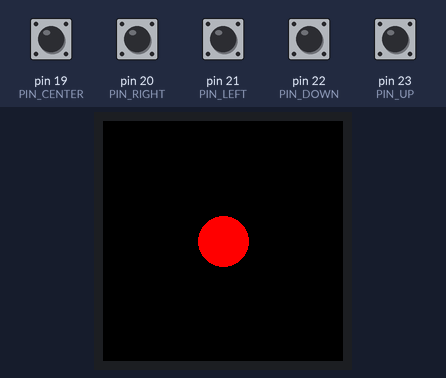
Simulated run of this sketch. Board: Arduino Mega 2560, built for the host (arithmetic inside an expression is 32-bit, double 64-bit). Shown: 240×240 colour display. The test bench sets the inputs (shaded band); at power-on: pin 19 (PIN_CENTER), pin 20 (PIN_RIGHT), pin 21 (PIN_LEFT), pin 22 (PIN_DOWN), pin 23 (PIN_UP) HIGH.

Above: at 1.4 s.
1.5 s: pin 20 (PIN_RIGHT) pulled LOW for 1 s
At 2.5 s:
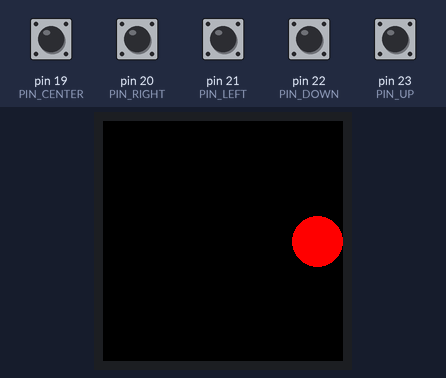
4.0 s: pin 19 (PIN_CENTER) pulled LOW for 0.15 s
At 4.7 s:
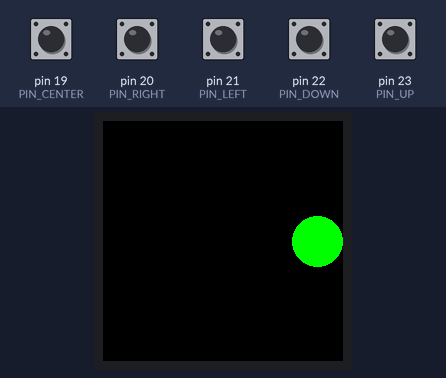
5.6 s: pin 19 (PIN_CENTER) pulled LOW for 1 s
At 5.9 s:
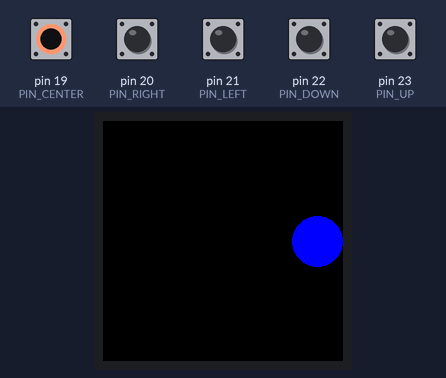
8.1 s: pin 19 (PIN_CENTER) pulled LOW for 0.15 s
At 8.5 s:
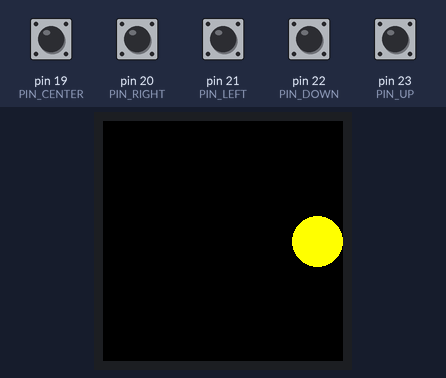
9.7 s: pin 19 (PIN_CENTER) pulled LOW for 0.15 s
At 10.9 s:
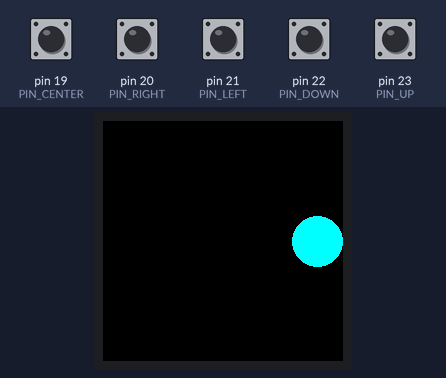
11.3 s: pin 19 (PIN_CENTER) pulled LOW for 1 s
At 12.2 s:
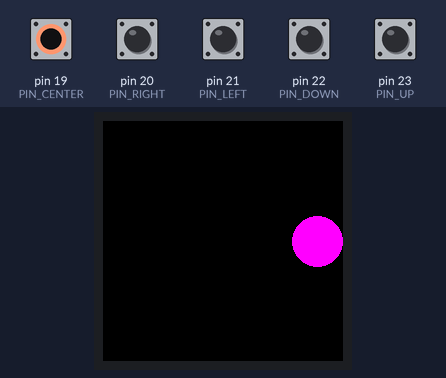
Timing chart, 0 to 14.3 s (numbered marks = the images above; inputs shaded):
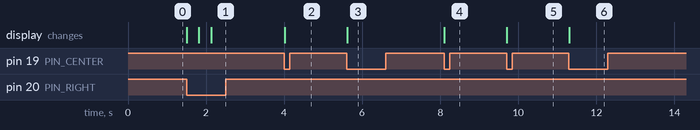

Measured:
- after the input at 1.5 s, the display: first changes at once (image 1 shows a later state)
- after the input at 4.0 s, the display: changes at once (image 2)
- after the input at 5.6 s, the display: changes at once (image 3)
- after the input at 8.1 s, the display: changes at once (image 4)
- after the input at 9.7 s, the display: changes at once (image 5)
- after the input at 11.3 s, the display: changes at once (image 6)

The sketch:

part5.ino
```cpp
#include <SPI.h>
#include <Adafruit_GFX.h>
#include <Adafruit_ST7789.h>
#include <Adafruit_ST7735.h>
// LCD pins
#define TFT_SCLK 6
#define TFT_MOSI 7
#define TFT_DC   1
#define TFT_CS   0
#define TFT_RST  3

// Nav switch pins (active LOW)
#define PIN_UP     23
#define PIN_DOWN   22
#define PIN_LEFT   21
#define PIN_RIGHT  20
#define PIN_CENTER 19

#define SCREEN_W 240
#define SCREEN_H 240
#define RADIUS   25
#define STEP     3

Adafruit_ST7789 tft = Adafruit_ST7789(&SPI, TFT_CS, TFT_DC, TFT_RST);

const uint16_t colors[] = {
  ST77XX_RED, ST77XX_GREEN, ST77XX_BLUE,
  ST77XX_YELLOW, ST77XX_CYAN, ST77XX_MAGENTA, ST77XX_WHITE
};
const int NUM_COLORS = sizeof(colors) / sizeof(colors[0]);

int ballX = SCREEN_W / 2;
int ballY = SCREEN_H / 2;
int colorIdx = 0;
bool lastCenter = false;

void drawBall(int x, int y, uint16_t c) {
  tft.fillCircle(x, y, RADIUS, c);
}

void setup() {
  pinMode(PIN_UP, INPUT_PULLUP);
  pinMode(PIN_DOWN, INPUT_PULLUP);
  pinMode(PIN_LEFT, INPUT_PULLUP);
  pinMode(PIN_RIGHT, INPUT_PULLUP);
  pinMode(PIN_CENTER, INPUT_PULLUP);

  SPI.begin(TFT_SCLK, -1, TFT_MOSI, TFT_CS);
  tft.init(240, 240, SPI_MODE0);
  tft.setSPISpeed(20000000);
  tft.setRotation(2);          //adjust 0-3 if the image is rotated
  tft.fillScreen(ST77XX_BLACK);

  drawBall(ballX, ballY, colors[colorIdx]);
}

void loop() {
  int newX = ballX;
  int newY = ballY;

  //Each direction is read independently, so pressing two at once moves diagonally
  if (digitalRead(PIN_LEFT)  == LOW) newX -= STEP;
  if (digitalRead(PIN_RIGHT) == LOW) newX += STEP;
  if (digitalRead(PIN_UP)    == LOW) newY -= STEP;
  if (digitalRead(PIN_DOWN)  == LOW) newY += STEP;

  //Keep the ball's edge on screen
  newX = constrain(newX, RADIUS, SCREEN_W - 1 - RADIUS);
  newY = constrain(newY, RADIUS, SCREEN_H - 1 - RADIUS);

  //Center press: change color on press only, not while held
  bool center = (digitalRead(PIN_CENTER) == LOW);
  bool colorChanged = false;
  if (center && !lastCenter) {
    colorIdx = (colorIdx + 1) % NUM_COLORS;
    colorChanged = true;
  }
  lastCenter = center;

  // Redraw only if something changed
  if (newX != ballX || newY != ballY || colorChanged) {
    drawBall(ballX, ballY, ST77XX_BLACK);     // erase old
    ballX = newX;
    ballY = newY;
    drawBall(ballX, ballY, colors[colorIdx]); // draw new
  }

  delay(15);
}
```
